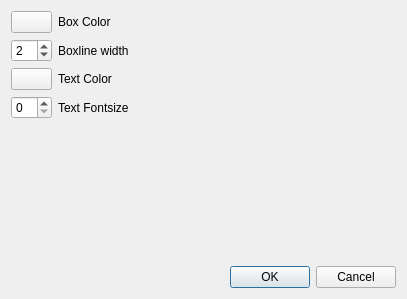
<?xml version="1.0" encoding="UTF-8"?>
<ui version="4.0">
 <class>Dialog</class>
 <widget class="QDialog" name="Dialog">
  <property name="geometry">
   <rect>
    <x>0</x>
    <y>0</y>
    <width>407</width>
    <height>299</height>
   </rect>
  </property>
  <property name="windowTitle">
   <string>Dialog</string>
  </property>
  <layout class="QVBoxLayout" name="verticalLayout">
   <item>
    <layout class="QGridLayout" name="gridLayout">
     <item row="1" column="0">
      <widget class="QPushButton" name="colorButton">
       <property name="text">
        <string/>
       </property>
      </widget>
     </item>
     <item row="2" column="0">
      <widget class="QSpinBox" name="spinBoxWidth">
       <property name="value">
        <number>2</number>
       </property>
      </widget>
     </item>
     <item row="2" column="1">
      <widget class="QLabel" name="label_2">
       <property name="text">
        <string>Boxline width</string>
       </property>
      </widget>
     </item>
     <item row="1" column="1">
      <widget class="QLabel" name="label">
       <property name="sizePolicy">
        <sizepolicy hsizetype="Expanding" vsizetype="Preferred">
         <horstretch>0</horstretch>
         <verstretch>0</verstretch>
        </sizepolicy>
       </property>
       <property name="text">
        <string>Box Color</string>
       </property>
      </widget>
     </item>
     <item row="3" column="0">
      <widget class="QPushButton" name="textColorButton">
       <property name="enabled">
        <bool>true</bool>
       </property>
       <property name="text">
        <string/>
       </property>
      </widget>
     </item>
     <item row="3" column="1">
      <widget class="QLabel" name="label_3">
       <property name="text">
        <string>Text Color</string>
       </property>
      </widget>
     </item>
     <item row="4" column="0">
      <widget class="QSpinBox" name="spinBox"/>
     </item>
     <item row="4" column="1">
      <widget class="QLabel" name="label_4">
       <property name="text">
        <string>Text Fontsize</string>
       </property>
      </widget>
     </item>
    </layout>
   </item>
   <item>
    <spacer name="verticalSpacer">
     <property name="orientation">
      <enum>Qt::Vertical</enum>
     </property>
     <property name="sizeHint" stdset="0">
      <size>
       <width>20</width>
       <height>177</height>
      </size>
     </property>
    </spacer>
   </item>
   <item>
    <layout class="QGridLayout" name="gridLayout_2" rowstretch="0"/>
   </item>
   <item>
    <spacer name="verticalSpacer_2">
     <property name="orientation">
      <enum>Qt::Vertical</enum>
     </property>
     <property name="sizeHint" stdset="0">
      <size>
       <width>20</width>
       <height>40</height>
      </size>
     </property>
    </spacer>
   </item>
   <item>
    <widget class="QDialogButtonBox" name="buttonBox">
     <property name="orientation">
      <enum>Qt::Horizontal</enum>
     </property>
     <property name="standardButtons">
      <set>QDialogButtonBox::Cancel|QDialogButtonBox::Ok</set>
     </property>
    </widget>
   </item>
  </layout>
 </widget>
 <resources/>
 <connections>
  <connection>
   <sender>buttonBox</sender>
   <signal>accepted()</signal>
   <receiver>Dialog</receiver>
   <slot>accept()</slot>
   <hints>
    <hint type="sourcelabel">
     <x>248</x>
     <y>254</y>
    </hint>
    <hint type="destinationlabel">
     <x>157</x>
     <y>274</y>
    </hint>
   </hints>
  </connection>
  <connection>
   <sender>buttonBox</sender>
   <signal>rejected()</signal>
   <receiver>Dialog</receiver>
   <slot>reject()</slot>
   <hints>
    <hint type="sourcelabel">
     <x>316</x>
     <y>260</y>
    </hint>
    <hint type="destinationlabel">
     <x>286</x>
     <y>274</y>
    </hint>
   </hints>
  </connection>
 </connections>
</ui>
